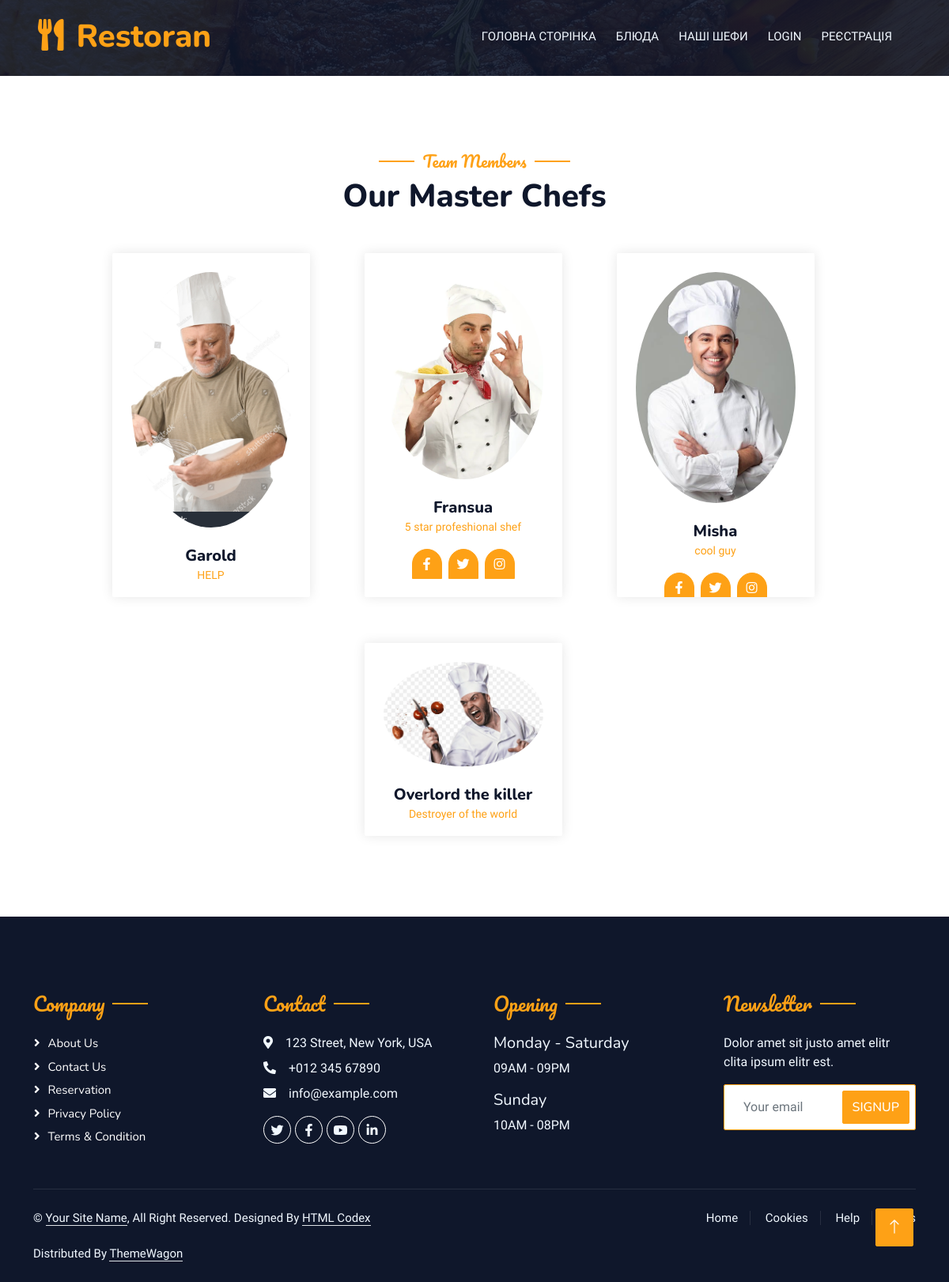
/shefs/, run on the app's committed database.
### shefs/models.py (models this page shows)
class Chef(models.Model):
    name = models.CharField(max_length=100)
    description = models.TextField(null=True, blank=True)
    image = models.ImageField(upload_to='chef_images/', null=True, blank=True)

### shefs/views.py (the view)
# urls.py: path('shefs/', shefs_views.shefs, name='shefs'),
def shefs(request):
    сhefs = Chef.objects.all()
    return render(request, 'shefs.html', {'chefs' : сhefs})

### templates/shefs.html (shortened to what this page needs)
 {% load static %}
<!DOCTYPE html>
<html lang="en">
<head>
    <link href="https://cdnjs.cloudflare.com/ajax/libs/font-awesome/5.10.0/css/all.min.css" rel="stylesheet">
    <link href="https://cdn.jsdelivr.net/npm/bootstrap-icons@1.4.1/font/bootstrap-icons.css" rel="stylesheet">
    <link href= '{% static "lib/animate/animate.min.css" %}' rel="stylesheet">
    <link href= '{% static "lib/owlcarousel/assets/owl.carousel.min.css" %}' rel="stylesheet">
    <link href= '{% static "lib/tempusdominus/css/tempusdominus-bootstrap-4.min.css" %}' rel="stylesheet" />
    <link href= '{% static "css/bootstrap.min.css" %}' rel="stylesheet">
    <link href= '{% static "css/style.css" %}' rel="stylesheet">
</head>
<body>
    <div class="container-xxl bg-white p-0">
        {% include "header.html" %}
        <div class="container-xxl pt-5 pb-3">
            <div class="container">
                <div class="text-center wow fadeInUp" data-wow-delay="0.1s">
                    <h5 class="section-title ff-secondary text-center text-primary fw-normal">Team Members</h5>
                    <h1 class="mb-5">Our Master Chefs</h1>
                </div>
                <div class="d-flex flex-wrap justify-content-center">
                    {% for chef in chefs %}
                    <a href="{% url 'shef_detail' shef_id=chef.id%}">
                        <div class="col-lg-3 col-md-6 wow fadeInUp" data-wow-delay="0.1s">
                            <div class="team-item text-center rounded overflow-hidden">
                                <div class="rounded-circle overflow-hidden m-4">
                                    <img class="img-fluid" src= "{{chef.image.url}}" alt="">
                                </div>
                                <h5 class="mb-0">{{chef.name}}</h5>
                                <small>{{chef.description}}</small>
                                <div class="d-flex justify-content-center mt-3">
                                    <a class="btn btn-square btn-primary mx-1" href=""><i class="fab fa-facebook-f"></i></a>
                                    <a class="btn btn-square btn-primary mx-1" href=""><i class="fab fa-twitter"></i></a>
                                    <a class="btn btn-square btn-primary mx-1" href=""><i class="fab fa-instagram"></i></a>
                                </div>
                            </div>
                        </div>
                    </a>
                    {% endfor %}
                </div>
            </div>
        </div>
        <div class="container-fluid bg-dark text-light footer pt-5 mt-5 wow fadeIn" data-wow-delay="0.1s">
            <div class="container py-5">
                <div class="row g-5">
                    <div class="col-lg-3 col-md-6">
                        <h4 class="section-title ff-secondary text-start text-primary fw-normal mb-4">Company</h4>
                        <a class="btn btn-link" href="">About Us</a>
                        <a class="btn btn-link" href="">Contact Us</a>
                        <a class="btn btn-link" href="">Reservation</a>
                        <a class="btn btn-link" href="">Privacy Policy</a>
                        <a class="btn btn-link" href="">Terms & Condition</a>
                    </div>
                    <div class="col-lg-3 col-md-6">
                        <h4 class="section-title ff-secondary text-start text-primary fw-normal mb-4">Contact</h4>
                        <p class="mb-2"><i class="fa fa-map-marker-alt me-3"></i>123 Street, New York, USA</p>
                        <p class="mb-2"><i class="fa fa-phone-alt me-3"></i>+012 345 67890</p>
                        <p class="mb-2"><i class="fa fa-envelope me-3"></i>info@example.com</p>
                        <div class="d-flex pt-2">
                            <a class="btn btn-outline-light btn-social" href=""><i class="fab fa-twitter"></i></a>
                            <a class="btn btn-outline-light btn-social" href=""><i class="fab fa-facebook-f"></i></a>
                            <a class="btn btn-outline-light btn-social" href=""><i class="fab fa-youtube"></i></a>
                            <a class="btn btn-outline-light btn-social" href=""><i class="fab fa-linkedin-in"></i></a>
                        </div>
                    </div>
                    <div class="col-lg-3 col-md-6">
                        <h4 class="section-title ff-secondary text-start text-primary fw-normal mb-4">Opening</h4>
                        <h5 class="text-light fw-normal">Monday - Saturday</h5>
                        <p>09AM - 09PM</p>
                        <h5 class="text-light fw-normal">Sunday</h5>
                        <p>10AM - 08PM</p>
                    </div>
                    <div class="col-lg-3 col-md-6">
                        <h4 class="section-title ff-secondary text-start text-primary fw-normal mb-4">Newsletter</h4>
                        <p>Dolor amet sit justo amet elitr clita ipsum elitr est.</p>
                        <div class="position-relative mx-auto" style="max-width: 400px;">
                            <input class="form-control border-primary w-100 py-3 ps-4 pe-5" type="text" placeholder="Your email">
                            <button type="button" class="btn btn-primary py-2 position-absolute top-0 end-0 mt-2 me-2">SignUp</button>
                        </div>
                    </div>
                </div>
            </div>
            <div class="container">
                <div class="copyright">
                    <div class="row">
                        <div class="col-md-6 text-center text-md-start mb-3 mb-md-0">
                            &copy; <a class="border-bottom" href="#">Your Site Name</a>, All Right Reserved.
							Designed By <a class="border-bottom" href="https://htmlcodex.com">HTML Codex</a><br><br>
                            Distributed By <a class="border-bottom" href="https://themewagon.com" target="_blank">ThemeWagon</a>
                        </div>
                        <div class="col-md-6 text-center text-md-end">
                            <div class="footer-menu">
                                <a href="">Home</a>
                                <a href="">Cookies</a>
                                <a href="">Help</a>
                                <a href="">FQAs</a>
                            </div>
                        </div>
                    </div>
                </div>
            </div>
        </div>
        <a href="#" class="btn btn-lg btn-primary btn-lg-square back-to-top"><i class="bi bi-arrow-up"></i></a>
    </div>
</body>
</html>

### static/css/style.css (style rules this page uses)
:root { --primary: #FEA116; --light: #F1F8FF; --dark: #0F172B; }
.ff-secondary { font-family: 'Pacifico', cursive; }
.back-to-top { position: fixed; display: none; right: 45px; bottom: 45px; z-index: 99; }
.btn { font-family: 'Nunito', sans-serif; font-weight: 500; text-transform: uppercase; transition: .5s; }
.btn.btn-primary, .btn.btn-secondary { color: #FFFFFF; }
.btn-square { width: 38px; height: 38px; }
.btn-lg-square { width: 48px; height: 48px; }
.btn-square, .btn-sm-square, .btn-lg-square { padding: 0; display: flex; align-items: center; justify-content: center; font-weight: normal; border-radius: 2px; }
.section-title { position: relative; display: inline-block; }
.section-title::before { position: absolute; content: ""; width: 45px; height: 2px; top: 50%; left: -55px; margin-top: -1px; background: var(--primary); }
.section-title::after { position: absolute; content: ""; width: 45px; height: 2px; top: 50%; right: -55px; margin-top: -1px; background: var(--primary); }
.section-title.text-start::before, .section-title.text-end::after { display: none; }
.team-item { box-shadow: 0 0 45px rgba(0, 0, 0, .08); height: calc(100% - 38px); transition: .5s; }
.team-item img { transition: .5s; }
.team-item .btn { border-radius: 38px 38px 0 0; }
.footer .btn.btn-social { margin-right: 5px; width: 35px; height: 35px; display: flex; align-items: center; justify-content: center; color: var(--light); border: 1px solid #FFFFFF; border-radius: 35px; transition: .3s; }
.footer .btn.btn-link { display: block; margin-bottom: 5px; padding: 0; text-align: left; color: #FFFFFF; font-size: 15px; font-weight: normal; text-transform: capitalize; transition: .3s; }
.footer .btn.btn-link::before { position: relative; content: "\f105"; font-family: "Font Awesome 5 Free"; font-weight: 900; margin-right: 10px; }
.footer .copyright { padding: 25px 0; font-size: 15px; border-top: 1px solid rgba(256, 256, 256, .1); }
.footer .copyright a { color: var(--light); }
.footer .footer-menu a { margin-right: 15px; padding-right: 15px; border-right: 1px solid rgba(255, 255, 255, .1); }
.footer .footer-menu a:last-child { margin-right: 0; padding-right: 0; border-right: none; }
.team-item { width: 250px; box-shadow: 0 0 15px rgba(0, 0, 0, 0.1); transition: transform 0.3s ease; }
.d-flex.flex-wrap.justify-content-center { gap: 20px; }

### data on the page
Chef: image (picture), name "Garold", description "HELP"
Chef: image (picture), name "Fransua", description "5 star profeshional shef"
Chef: image (picture), name "Misha", description "cool guy"
Chef: image (picture), name "Overlord the killer", description "Destroyer of the world"
